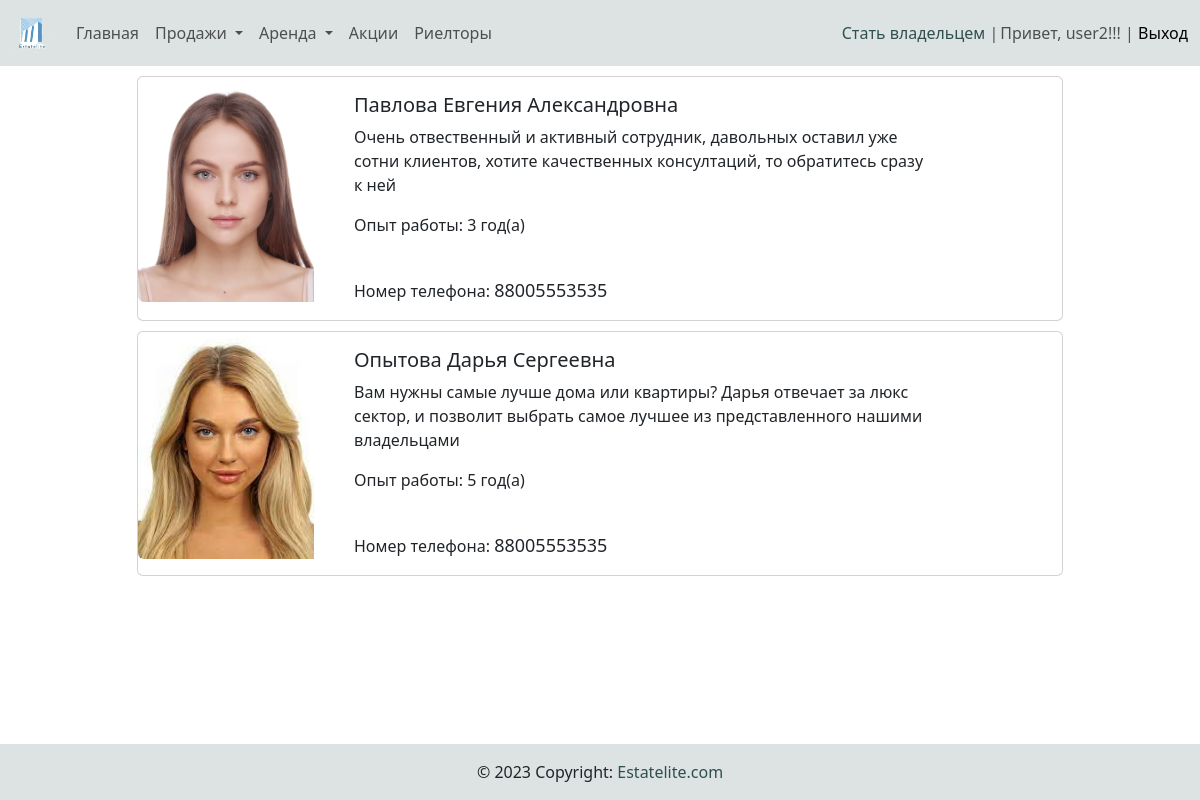
The app's page /realtors_list/ (signed in) with its own data.
### main/models.py (models this page shows, shortened)
class Realtor(models.Model):
    first_name = models.CharField(max_length=50)
    last_name = models.CharField(max_length=50)
    surname = models.CharField(max_length=50)
    gender = models.IntegerField(choices=[(0, 'Ж'), (1, 'М')], default=0)
    series = models.CharField(max_length=4)
    number = models.CharField(max_length=6)
    phone = models.CharField(max_length=20)
    experience = models.CharField(max_length=3)
    description = models.TextField()
    realtor_image = models.ImageField(blank=True, upload_to='realtor_photo/%Y/%m/%d/', verbose_name='Фото риелтора')

### main/views.py (the view)
# urls.py: path('realtors_list/', realtor_list, name='realtor')
def realtor_list(request):
    realtors = Realtor.objects.all()
    return render(request, 'main/realtor_list.html', {'realtor_list': realtors})

### main/templatetags/navbar_tags.py (called while the page is built)
@register.simple_tag()
def filtered_category_sale():
    dict_category = {
        'residential': [],
        'country': [],
        'commercial': [],
    }
    sale_category = Category.objects.filter(type_category='ПРОДАЖА')
    for s_cat in sale_category:
        if s_cat.subtype_category == 0:
            dict_category['residential'].append(s_cat)
        elif s_cat.subtype_category == 1:
            dict_category['country'].append(s_cat)
        else:
            dict_category['commercial'].append(s_cat)
    return dict_category

@register.simple_tag()
def filtered_category_rent():
    dict_category = {
        'residential': [],
        'country': [],
        'commercial': [],
    }
    rent_category = Category.objects.filter(type_category='АРЕНДА')
    for s_cat in rent_category:
        if s_cat.subtype_category == 0:
            dict_category['residential'].append(s_cat)
        elif s_cat.subtype_category == 1:
            dict_category['country'].append(s_cat)
        else:
            dict_category['commercial'].append(s_cat)
    return dict_category

@register.filter(name='has_group')
def has_group(user, group_name):
    group = Group.objects.get(name=group_name)
    return True if group in user.groups.all() else False

### main/templates/main/realtor_list.html
{% extends 'base.html' %}
{% load static %}
{% block content %}
<div class="container">
    {% if realtor_list %}
        {% for item in realtor_list %}
        <div class="row justify-content-center">
            <div class="col-10">
            <div class="card" style="margin-top: 10px;">
                <div class="row">
                  <div class="col-4" style="max-width: 200px;">
                    <img src="{{ item.realtor_image.url }}" class="img-fluid rounded-start" alt="...">
                  </div>
                  <div class="col-8">
                    <div class="card-body">
                      <h5 class="card-title">{{ item.first_name }} {{ item.last_name }} {{ item.surname }}</h5>
                      <p class="card-text">{{ item.description }}</p>
                      <p class="card-text">Опыт работы: {{ item.experience }} год(а)</p><br>
                      <span class="card-text">Номер телефона: <span style="font-size: large;">{{ item.phone }}</span></span>
                    </div>
                  </div>
                </div>
              </div>
            </div>
        </div>
        {% endfor %}
    {% else %}
        <h5>
            Сейчас нет риелторов.
        </h5>
    {% endif %}
</div>
{% endblock %}

### templates/inc/_nav.html (shortened to what this page needs)
{% load static %}
{% load navbar_tags %}
<nav class="navbar navbar-expand-lg navbar-light" style="background-color: #dde2e3;">
    <div class="container-xxl">
      <a class="navbar-brand" href=""><img src="{% static 'image/logoPng.png' %}" alt="logo" style="height: 40px; width: 40px;"></a>
      <div class="collapse navbar-collapse" id="navbarSupportedContent">
        <ul class="navbar-nav me-auto mb-2 mb-lg-0">
          <li class="nav-item"><a class="nav-link" href="{% url 'main:index' %}">Главная</a></li>
          <a class="nav-item dropdown-toggle nav-link" data-bs-toggle="collapse" href="#collapseExample" role="button" aria-expanded="false" aria-controls="collapseExample">
            Продажи
          </a>
          <a class="nav-item dropdown-toggle nav-link" data-bs-toggle="collapse" href="#rentExample" role="button" aria-expanded="false" aria-controls="collapseExample">
            Аренда
          </a>
          <li class="nav-item"><a class="nav-link" href="{% url 'main:discount' %}">Акции</a></li>
          <li class="nav-item"><a class="nav-link" href="{% url 'main:realtor' %}">Риелторы</a></li>
        </ul>
        {% if request.user.is_authenticated %}
          {% if not request.user|has_group:"owners" %}
            <span class="text-muted"><a href="{% url 'main:stay_owner' %}" class="a-custom">Стать владельцем</a> |</span>
          {% else %}
            <span class="text-muted"><a href="{% url 'main:add_estate' %}" class="a-custom">Добавить недвижимость</a> |</span>
          {% endif %}
        {% endif %}
        <span class="navbar-text">
          {% if request.user.is_authenticated %}
          <span style="margin-left: 2px;">Привет, {{ user.username }}!!! | <a href="{% url 'main:logout' %}" class="a-custom">Выход</a></span>
          {% endif %}
      </div>
  </nav>

### agency/static/css/style_for_a.css (style rules this page uses)
.a-custom { position: relative; color: darkslategrey; cursor: pointer; line-height: 1; text-decoration: none; }
.a-custom:after { display: block; position: absolute; left: 0; width: 0; height: 2px; background-color: gray; content: ""; transition: width 0.3s ease-out; }

### records on screen
Realtor: realtor_image (picture), first_name "Павлова", last_name "Евгения", surname "Александровна", description "Очень отвественный и активный сотрудник, давольных оставил уже сотни клиентов, хотите качественных консултаций, то обратитесь сразу к ней", experience "3", phone "88005553535"
Realtor: realtor_image (picture), first_name "Опытова", last_name "Дарья", surname "Сергеевна", description "Вам нужны самые лучше дома или квартиры? Дарья отвечает за люкс сектор, и позволит выбрать самое лучшее из представленного нашими владельцами", experience "5", phone "88005553535"

### other values on screen
{{ user.username }} "user2"
